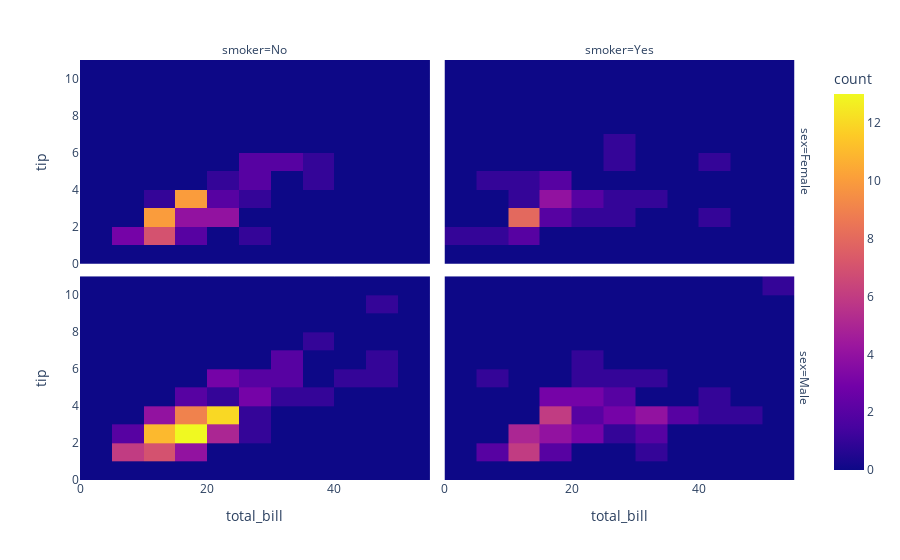

This figure's notebook cell:
### Markdown cell above
See [Density heatmaps with Plotly Express](https://plotly.com/python/2D-Histogram/)

### Code cell
import plotly.express as px
df = px.data.tips()

fig = px.density_heatmap(df, x="total_bill", y="tip", facet_row="sex", facet_col="smoker")
fig.show()

### Figure 1 — Plotly figure (JSON) as saved in the notebook; plotly's stock layout.template omitted (floating-point values rounded to 4 significant figures)
{"data": [{"coloraxis": "coloraxis", "hovertemplate": "sex=Female<br>smoker=No<br>total_bill=%{x}<br>tip=%{y}<br>count=%{z}<extra></extra>", "name": "", "type": "histogram2d", "x": [16.99, 24.59, 35.26, 14.83, 10.33, 16.97, 20.29, 15.77, 19.65, 15.06, 20.69, 16.93, 10.29, 34.81, 26.41, 16.45, 17.07, 14.73, 10.07, 34.83, 22.75, 20.92, 7.25, 25.71, 17.31, 10.65, 12.43, 24.08, 13.42, 12.48, 29.8, 14.52, 11.38, 20.27, 11.17, 12.26, 18.26, 8.51, 10.33, 14.15, 13.16, 17.47, 27.05, 16.43, 8.35, 18.64, 11.87, 29.85, 25, 13.39, 16.21, 15.98, 35.83, 18.78], "xaxis": "x3", "xbingroup": "x", "y": [1.01, 3.61, 5, 3.02, 1.67, 3.5, 2.75, 2.23, 3, 3, 2.45, 3.07, 2.6, 5.2, 1.5, 2.47, 3, 2.2, 1.83, 5.17, 3.25, 4.08, 1, 4, 3.5, 1.5, 1.8, 2.92, 1.68, 2.52, 4.2, 2, 2, 2.83, 1.5, 2, 3.25, 1.25, 2, 2, 2.75, 3.5, 5, 2.3, 1.5, 1.36, 1.63, 5.14, 3.75, 2.61, 2, 3, 4.67, 3], "yaxis": "y3", "ybingroup": "y"}, {"coloraxis": "coloraxis", "hovertemplate": "sex=Female<br>smoker=Yes<br>total_bill=%{x}<br>tip=%{y}<br>count=%{z}<extra></extra>", "name": "", "type": "histogram2d", "x": [3.07, 26.86, 25.28, 5.75, 16.32, 11.35, 15.38, 44.3, 22.42, 14.31, 17.51, 10.59, 10.63, 9.6, 20.9, 18.15, 19.81, 43.11, 13, 12.74, 13, 16.4, 16.47, 12.76, 13.27, 28.17, 12.9, 30.14, 13.42, 16.27, 10.09, 22.12, 27.18], "xaxis": "x4", "xbingroup": "x", "y": [1, 3.14, 5, 1, 4.3, 2.5, 3, 2.5, 3.48, 4, 3, 1.61, 2, 4, 3.5, 3.5, 4.19, 5, 2, 2.01, 2, 2.5, 3.23, 2.23, 2.5, 6.5, 1.1, 3.09, 3.48, 2.5, 2, 2.88, 2], "yaxis": "y4", "ybingroup": "y"}, {"coloraxis": "coloraxis", "hovertemplate": "sex=Male<br>smoker=No<br>total_bill=%{x}<br>tip=%{y}<br>count=%{z}<extra></extra>", "name": "", "type": "histogram2d", "x": [10.34, 21.01, 23.68, 25.29, 8.77, 26.88, 15.04, 14.78, 10.27, 15.42, 18.43, 21.58, 16.29, 20.65, 17.92, 39.42, 19.82, 17.81, 13.37, 12.69, 21.7, 9.55, 18.35, 17.78, 24.06, 16.31, 18.69, 31.27, 16.04, 17.46, 13.94, 9.68, 30.4, 18.29, 22.23, 32.4, 28.55, 18.04, 12.54, 9.94, 25.56, 19.49, 48.27, 17.59, 20.08, 20.23, 12.02, 10.51, 27.2, 22.76, 17.29, 16.66, 15.98, 13.03, 18.28, 24.71, 21.16, 22.49, 12.46, 18.24, 14, 38.07, 23.95, 29.93, 11.69, 14.26, 15.95, 8.52, 22.82, 19.08, 34.3, 41.19, 9.78, 7.51, 14.07, 13.13, 17.26, 24.55, 19.77, 48.17, 16.49, 21.5, 12.66, 13.81, 24.52, 20.76, 31.71, 20.69, 7.56, 48.33, 20.45, 13.28, 11.61, 10.77, 10.07, 29.03, 17.82], "xaxis": "x", "xbingroup": "x", "y": [1.66, 3.5, 3.31, 4.71, 2, 3.12, 1.96, 3.23, 1.71, 1.57, 3, 3.92, 3.71, 3.35, 4.08, 7.58, 3.18, 2.34, 2, 2, 4.3, 1.45, 2.5, 3.27, 3.6, 2, 2.31, 5, 2.24, 2.54, 3.06, 1.32, 5.6, 3, 5, 6, 2.05, 3, 2.5, 1.56, 4.34, 3.51, 6.73, 2.64, 3.15, 2.01, 1.97, 1.25, 4, 3, 2.71, 3.4, 2.03, 2, 4, 5.85, 3, 3.5, 1.5, 3.76, 3, 4, 2.55, 5.07, 2.31, 2.5, 2, 1.48, 2.18, 1.5, 6.7, 5, 1.73, 2, 2.5, 2, 2.74, 2, 2, 5, 2, 3.5, 2.5, 2, 3.48, 2.24, 4.5, 5, 1.44, 9, 3, 2.72, 3.39, 1.47, 1.25, 5.92, 1.75], "yaxis": "y", "ybingroup": "y"}, {"coloraxis": "coloraxis", "hovertemplate": "sex=Male<br>smoker=Yes<br>total_bill=%{x}<br>tip=%{y}<br>count=%{z}<extra></extra>", "name": "", "type": "histogram2d", "x": [38.01, 11.24, 20.29, 13.81, 11.02, 18.29, 15.01, 17.92, 19.44, 32.68, 28.97, 40.17, 27.28, 12.03, 21.01, 15.36, 20.49, 25.21, 16, 50.81, 15.81, 7.25, 31.85, 16.82, 32.9, 17.89, 14.48, 34.63, 34.65, 23.33, 45.35, 23.17, 40.55, 30.46, 23.1, 15.69, 28.44, 15.48, 16.58, 10.34, 13.51, 18.71, 20.53, 26.59, 38.73, 24.27, 30.06, 25.89, 28.15, 11.59, 7.74, 12.16, 8.58, 13.42, 24.01, 15.69, 15.53, 12.6, 32.83, 22.67], "xaxis": "x2", "xbingroup": "x", "y": [3, 1.76, 3.21, 2, 1.98, 3.76, 2.09, 3.08, 3, 5, 3, 4.73, 4, 1.5, 3, 1.64, 4.06, 4.29, 2, 10, 3.16, 5.15, 3.18, 4, 3.11, 2, 2, 3.55, 3.68, 5.65, 3.5, 6.5, 3, 2, 4, 1.5, 2.56, 2.02, 4, 2, 2, 4, 4, 3.41, 3, 2.03, 2, 5.16, 3, 1.5, 1.44, 2.2, 1.92, 1.58, 2, 3, 3, 1, 1.17, 2], "yaxis": "y2", "ybingroup": "y"}], "layout": {"annotations": [{"font": {}, "showarrow": false, "text": "smoker=No", "x": 0.24, "xanchor": "center", "xref": "paper", "y": 1, "yanchor": "bottom", "yref": "paper"}, {"font": {}, "showarrow": false, "text": "smoker=Yes", "x": 0.74, "xanchor": "center", "xref": "paper", "y": 1, "yanchor": "bottom", "yref": "paper"}, {"font": {}, "showarrow": false, "text": "sex=Male", "textangle": 90, "x": 0.98, "xanchor": "left", "xref": "paper", "y": 0.2425, "yanchor": "middle", "yref": "paper"}, {"font": {}, "showarrow": false, "text": "sex=Female", "textangle": 90, "x": 0.98, "xanchor": "left", "xref": "paper", "y": 0.7575, "yanchor": "middle", "yref": "paper"}], "coloraxis": {"colorbar": {"title": {"text": "count"}}, "colorscale": [[0, "#0d0887"], [0.1111, "#46039f"], [0.2222, "#7201a8"], [0.3333, "#9c179e"], [0.4444, "#bd3786"], [0.5556, "#d8576b"], [0.6667, "#ed7953"], [0.7778, "#fb9f3a"], [0.8889, "#fdca26"], [1, "#f0f921"]]}, "legend": {"tracegroupgap": 0}, "margin": {"t": 60}, "xaxis": {"anchor": "y", "domain": [0, 0.48], "title": {"text": "total_bill"}}, "xaxis2": {"anchor": "y2", "domain": [0.5, 0.98], "matches": "x", "title": {"text": "total_bill"}}, "xaxis3": {"anchor": "y3", "domain": [0, 0.48], "matches": "x", "showticklabels": false}, "xaxis4": {"anchor": "y4", "domain": [0.5, 0.98], "matches": "x", "showticklabels": false}, "yaxis": {"anchor": "x", "domain": [0, 0.485], "title": {"text": "tip"}}, "yaxis2": {"anchor": "x2", "domain": [0, 0.485], "matches": "y", "showticklabels": false}, "yaxis3": {"anchor": "x3", "domain": [0.515, 1], "matches": "y", "title": {"text": "tip"}}, "yaxis4": {"anchor": "x4", "domain": [0.515, 1], "matches": "y", "showticklabels": false}}}
